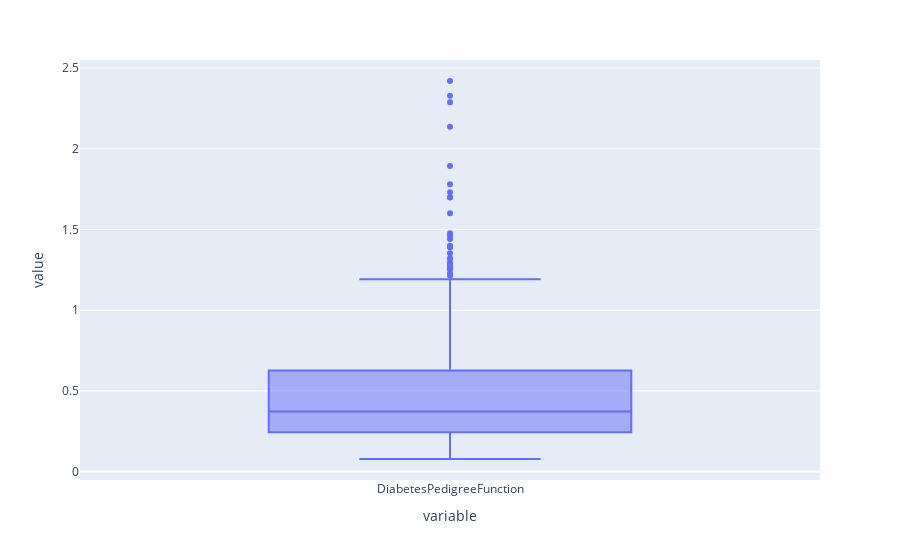

The cell this chart's notebook holds for it:
### Code cell
fig = px.box(df_box4)
fig.show()

### Figure 1 — Plotly figure (JSON) as saved in the notebook; plotly's stock layout.template omitted (floating-point values rounded to 4 significant figures; data arrays with more than 128 entries replaced by an {"elided": "..."} marker saying what was removed)
{"data": [{"alignmentgroup": "True", "hovertemplate": "variable=%{x}<br>value=%{y}<extra></extra>", "legendgroup": "", "marker": {"color": "#636efa"}, "name": "", "notched": false, "offsetgroup": "", "orientation": "v", "showlegend": false, "type": "box", "x": {"elided": "768 str values"}, "x0": " ", "xaxis": "x", "y": {"elided": "768 float values"}, "y0": " ", "yaxis": "y"}], "layout": {"boxmode": "group", "legend": {"tracegroupgap": 0}, "margin": {"t": 60}, "xaxis": {"anchor": "y", "domain": [0, 1], "title": {"text": "variable"}}, "yaxis": {"anchor": "x", "domain": [0, 1], "title": {"text": "value"}}}}
